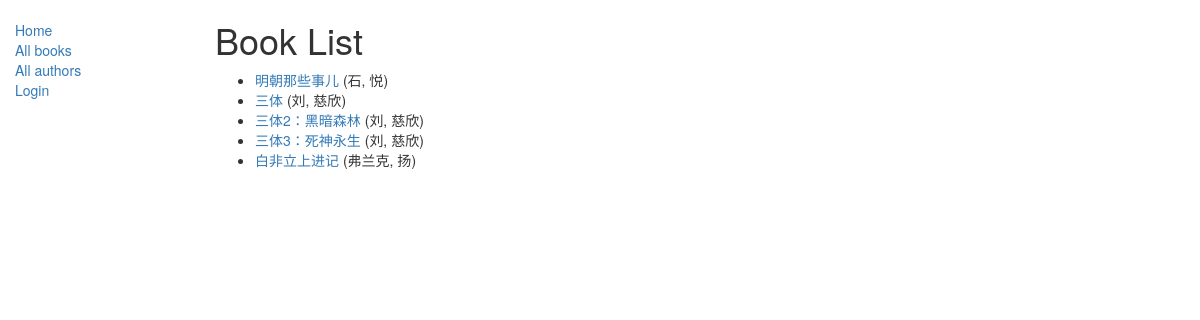
/catalog/books/, run on the app's committed database.
### catalog/models.py (models this page shows, shortened)
class Book(models.Model):
    title = models.CharField(max_length=200)
    author = models.ForeignKey('Author', on_delete=models.SET_NULL, null=True)
    summary = models.TextField(max_length=1000, help_text="Enter a brief description of the book")
    isbn = models.CharField('ISBN', max_length=13,
                            unique=True,
                            help_text='13 Character <a href="https://www.isbn-international.org/content/what-isbn"'
                                      '>ISBN number</a>')
    genre = models.ManyToManyField(Genre, help_text="Select a genre for this book")
    language = models.ForeignKey('Language', on_delete=models.SET_NULL, null=True)
    def get_absolute_url(self):
        return reverse('book-detail', args=[str(self.id)])
    def display_genre(self):
        """
        Creates a string for the Genre. This is required to display genre in Admin.
        """
        return ', '.join([genre.name for genre in self.genre.all()[:3]])
    display_genre.short_description = 'Genre'

class Author(models.Model):
    first_name = models.CharField(max_length=100)
    last_name = models.CharField(max_length=100)
    date_of_birth = models.DateField(null=True, blank=True)
    date_of_death = models.DateField('Died', null=True, blank=True)
    def __str__(self):
        return '%s, %s' % (self.last_name, self.first_name)
    class Meta:
        ordering = ['last_name']

### catalog/views.py (the view)
# urls.py: path('books/', views.BookListView.as_view(), name='books'),
class BookListView(generic.ListView):
    model = Book

### catalog/templates/catalog/book_list.html
{% extends "base_generic.html" %}
{% block content %}
    <h1>Book List</h1>
    {% if book_list %}
    <ul>
      {% for book in book_list %}
      <li>
        <a href="{{ book.get_absolute_url }}">{{ book.title }}</a> ({{book.author}})
      </li>
      {% endfor %}
    </ul>
    {% else %}
      <p>There are no books in the library.</p>
    {% endif %}
{% endblock %}

### data on the page
Book: title "明朝那些事儿", author "石, 悦"
Book: title "三体", author "刘, 慈欣"
Book: title "三体2：黑暗森林", author "刘, 慈欣"
Book: title "三体3：死神永生", author "刘, 慈欣"
Book: title "白非立上进记", author "弗兰克, 扬"
